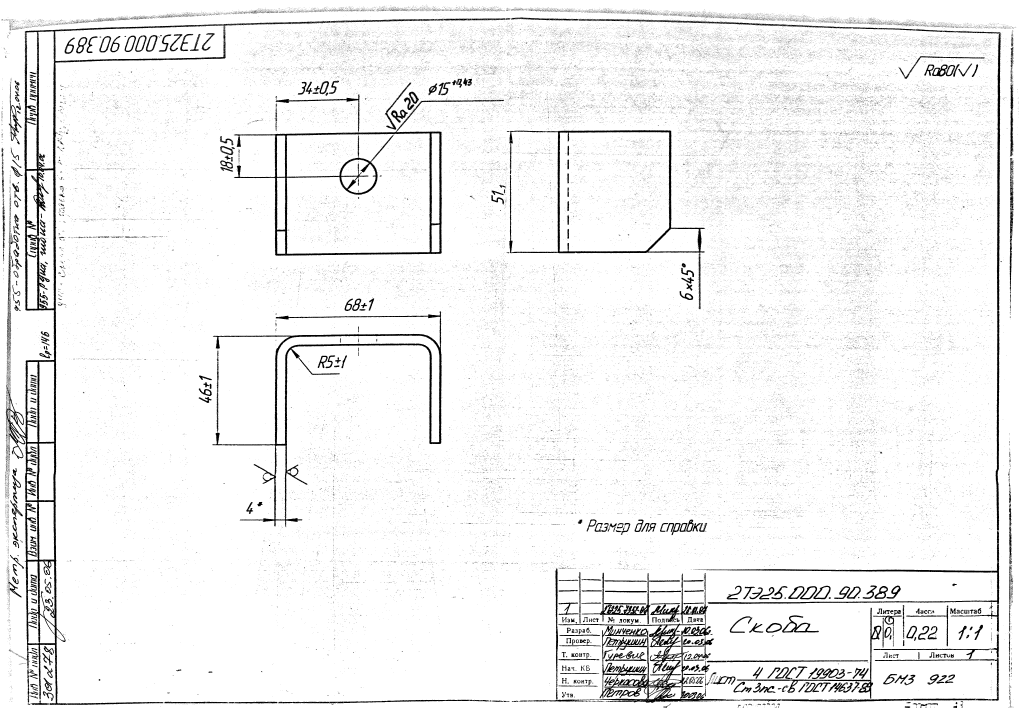
#> input picture service/unittests/ops_and_norms/БМЗ > 2ТЭ25-000-90-389.tif, 5120 x 3539 px (shown at 1/5 size)
$ python -i contour_extraction.py   (imports and definitions only)
#> lines starting #> are read from the running program, lines starting #| are printed output that depends on the picture; after the words box and inside, x2 and y2 are one past the last pixel; in counts of white or black regions, pixels touching at a corner belong together
### service/models/contour_extraction/detection.py
from PIL import Image

import cv2
import numpy as np

from pdf2image import convert_from_path


# [16 lines left out: functions load_image_from_path, load_image_from_pil, not called in this run]

def pil2cv(pil_img):
    return cv2.cvtColor(np.asarray(pil_img), cv2.COLOR_RGB2GRAY)


def cv2pil(cv_img):
    return Image.fromarray(cv_img)


class RectsBank:
    # nms provider
    def __init__(self, intersec_lim=0.2):
        self.rects = []
        self.limit = intersec_lim

    def intersects(self, bbox):
        for bb in self.rects:
            if self._intersection(bb, bbox) > self.limit:
                return True
        return False

    def add(self, bbox):
        self.rects.append(bbox)

    def _intersection(self, b1, b2):
        xa1,ya1,wa,ha = b1
        xb1,yb1,wb,hb = b2
        xa2, ya2 = xa1+wa, ya1+ha
        xb2, yb2 = xb1+wb, yb1+hb

        # i stands for intersection
        xi1 = max(xa1, xb1)
        yi1 = max(ya1, yb1)
        xi2 = min(xa2, xb2)
        yi2 = min(ya2, yb2)

        wi = xi2 - xi1
        hi = yi2 - yi1

        if wi <= 0 or hi <= 0:
            return 0.

        area = wi * hi
        minArea = min(wa*ha, wb*hb)
        return area/minArea


def find_conturs(cv_img):
    # return list of conturs bboxes in format [((x, y), (x1, y1)), ... ]
    EROSION = 3

    # binarization
    thresh_img = cv2.threshold(cv_img, thresh=254, maxval=255, type=cv2.THRESH_BINARY)[1]
    # erosion
    thresh_img = cv2.erode(thresh_img, kernel=np.ones((EROSION,EROSION), np.uint8))
    # finding conturs
    contours, hierarchy = cv2.findContours(thresh_img, cv2.RETR_TREE, cv2.CHAIN_APPROX_SIMPLE)

    bboxes = [cv2.boundingRect(c) for c in contours]
    top_bboxes = sorted(bboxes, key=lambda b: -b[2]*b[3])

    rects_drawn = RectsBank()
    bboxes = []
    clim = 5
    c = 0
    b=25 # border size in pixels
    for (x,y,w,h) in top_bboxes:
        if 0.6 > w*h/cv_img.size > 0.03:
            # some kind of nms
            if rects_drawn.intersects((x,y,w,h)):
                # do not need submodules
                continue
            c+=1
            rects_drawn.add((x,y,w,h))
            bbox = ((x-b,y-b),(x+w+b,y+h+b))
            bboxes.append(bbox)

        if c >= clim:
            break
    return bboxes


# [8 lines left out: function draw_conturs, not called in this run]


def crop_conturs(cv_img):
    # returns list of detail images
    details = []
    bboxes = find_conturs(cv_img)
    for c, bbox in enumerate(bboxes):
        (x, y), (x1, y1) = bbox
        detail = cv_img[y:y1, x:x1]
        if detail.size > 0:
            details.append(detail)
    return details

### service/models/contour_extraction/contour_extraction.py
import cv2
import numpy as np
from .detection import *
from .show import show


def hough_cleaning(img):
    img = img.copy()
    edges = cv2.Canny(img, 150, 200, 3, 5)
    lines = cv2.HoughLinesP(
        edges, 1, np.pi / 180, threshold=100, minLineLength=30, maxLineGap=30)
    if lines is not None:
        for line in lines:
            x1, y1, x2, y2 = line[0]
            cv2.line(img, (x1, y1), (x2, y2), (255, 255, 255), 10)
    return img


def process_morph(img, kernel):
    img = cv2.threshold(img, 200, 255, cv2.THRESH_BINARY)[1]
    k = np.ones((kernel, kernel))
    img = cv2.dilate(img, kernel=k)
    img = cv2.erode(img, kernel=k)
    img = cv2.morphologyEx(img, cv2.MORPH_CLOSE, k)
    return img


def get_thick_contour(img, threshold=0.15, kernel_stick=55, kernel=7, fixKernel=False):
    # преобразование для удаления тонких деталей с заданным ядром kernel.
    # обычно успех достигается с ядром 3-4
    img_re = process_morph(img, kernel)

    # все существующие контуры утолщаем как базу
    contours, hierarchy = cv2.findContours(img_re, cv2.RETR_TREE, cv2.CHAIN_APPROX_NONE)
    cv2.drawContours(img_re, contours[1:], -1, 0, 5)

    # преобразование для склеивания. ядро берется из параметров - по умолчанию 55,
    # подобранное перебором оптимальное значение
    k = np.ones((kernel_stick, kernel_stick))

    img_re = cv2.erode(img_re, kernel=k)
    img_re = cv2.dilate(img_re, kernel=k)

    # белая рамка для того, чтобы отсчечь контуры, прилипшие к краю.
    cv2.rectangle(img_re, (0, 0), (img_re.shape[1], img_re.shape[0]), (255, 255, 255), 60)
    # ищем замкнутые контуры
    contours, hierarchy = cv2.findContours(img_re, cv2.RETR_TREE, cv2.CHAIN_APPROX_NONE)


    # если мы не нашли контуров, то идем на новую итерацию
    if len(contours) < 2 and kernel > 1:
        return get_thick_contour(img, kernel_stick=kernel_stick, threshold=threshold, kernel=kernel - 1)
    elif len(contours) < 2 and kernel == 1:
        return [], kernel

    # ищем максимальный по площади окружающего квадрата контур
    get_area = lambda c: -c[2] * c[3]
    contour_sizes = [(get_area(cv2.boundingRect(contour)), contour) for contour in contours]
    b_contour = sorted(contour_sizes, key=lambda x: x[0])[1]


    # выходим если мы достигли исходного изображения,
    # или если найденный контур превосходит порог
    # или если мы зафиксировали размер ядра (для уточнения)
    if kernel == 1 or (-b_contour[0] / img.size > threshold) or fixKernel:
        return b_contour[1], kernel
    else:
        return get_thick_contour(img, kernel_stick=kernel_stick, threshold=threshold, kernel=kernel - 1)


# [45 lines left out: function get_detail_image, not called in this run]


# get circles
def hough_circle(img):
    img = hough_cleaning(img)
    rows = img.shape[0]
    circles = cv2.HoughCircles(img, cv2.HOUGH_GRADIENT, 1, rows / 8,
                               param1=100, param2=30,
                               minRadius=2, maxRadius=400)
    return circles


# [97 lines left out: functions draw_circles, get_inner_thick, get_detail_inner, draw_inner, get_arrows, draw_lines and 2 more, not called in this run]


def get_draw_countours(img, outer=False, inner=False, arrows=False):
    outer_contour, inner_contour, arrows = get_contours(img, outer, inner, arrows)
    return draw_detail_contours(img, outer_contour, inner_contour, True, arrows)


def get_contours_info(img, visualize=False):
    projections = crop_conturs(img)
    try:
        if visualize and projections is not None:
            for proj in projections:
                show(proj, get_draw_countours(proj, outer=True, inner=True))
        if projections is not None:
            projection_number = len(projections)
        else:
            projection_number = 0
        if projection_number>0:
            contours_lens = [cv2.arcLength(get_thick_contour(proj)[0],True) for proj in projections]
        else:
            contours_lens = np.NaN
        if projection_number>0 and hough_circle(projections[0]) is not None:
            holes_number = len(hough_circle(projections[0]))
        else:
            holes_number = 0
        return [projection_number, contours_lens, holes_number]
    except Exception as e:
        print ("countours", e)
        return [np.NaN, np.NaN, np.NaN]

>>> import cv2
>>> picture = cv2.imread('../../unittests/ops_and_norms/БМЗ > 2ТЭ25-000-90-389.tif', cv2.IMREAD_GRAYSCALE)
#> picture: shape (3539, 5120); 94.7% white; 122120 black regions (121301 under 20 px), largest, box (x1, y1, x2, y2) and area: (28, 93, 2218, 3525) 148293, (2792, 2865, 3633, 3514) 63519, (1061, 1557, 2208, 2636) 55551
>>> result = get_contours_info(picture)
#> in find_conturs, `thresh_img = cv2.erode(thresh_img, kernel=np.ones((EROSION,EROSION), n..`:
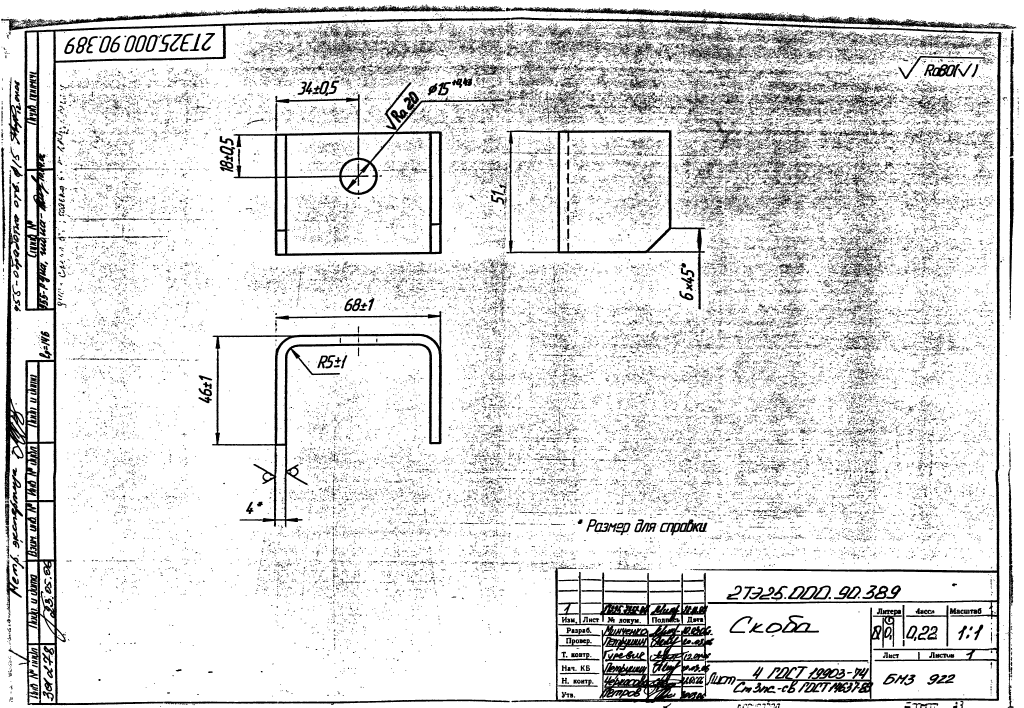
#> thresh_img: shape (3539, 5120) (shown at 1/5 size); 87% white; 51653 black regions (37651 under 20 px)
#> in find_conturs, `contours, hierarchy = cv2.findContours(thresh_img, cv2.RETR_TREE, cv2...`: contours = 57677 contours, 35255 with area under 20; largest, box (x1, y1, x2, y2) and area: (0, 0, 5120, 3539) 18107491, (22, 85, 5009, 3527) 1025977, (1166, 410, 2522, 1281) 539826, (2532, 648, 3529, 1548) 520874, (2799, 662, 3345, 1257) 313130
#> in find_conturs, `bboxes = [cv2.boundingRect(c) for c in contours]`: bboxes = 57677 items
#> the loop in find_conturs, `for (x,y,w,h) in top_bboxes:` made 57677 passes
#> (x, y, w, h) on passes 4 to 5: (1166, 410, 1356, 871), (2532, 648, 997, 900)
#> after the loop in find_conturs, `for (x,y,w,h) in top_bboxes:`: bboxes = [((1034, 1530), (2235, 2663)), ((1141, 385), (2547, 1306)), ((2507, 623), (3554, 1573))]; c = 3
#> the loop in crop_conturs, `for c, bbox in enumerate(bboxes):` made 3 passes
#> (x, y, x1, y1) on passes 1 to 3: (1034, 1530, 2235, 2663), (1141, 385, 2547, 1306), (2507, 623, 3554, 1573)
#> pass 1, in crop_conturs, `detail = cv_img[y:y1, x:x1]`:
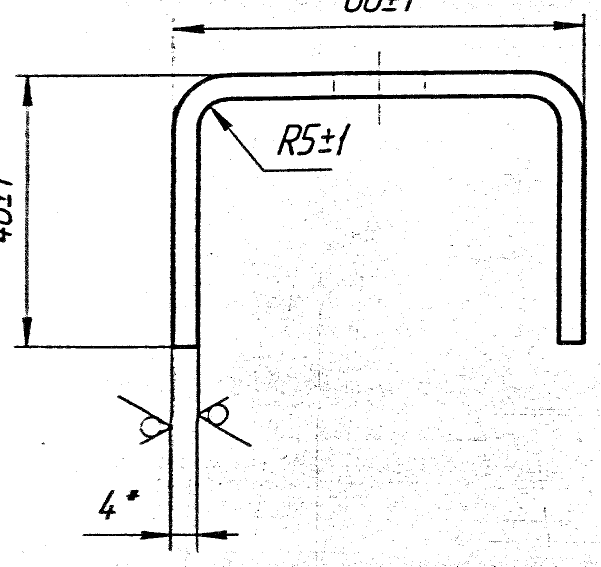
#> detail: shape (1133, 1201) (shown at 1/2 size); 94.9% white; 2636 black regions (2604 under 20 px), largest, box (x1, y1, x2, y2) and area: (27, 27, 1174, 1106) 55551, (49, 435, 58, 631) 1095, (554, 249, 605, 311) 1035
#> after the loop in crop_conturs, `for c, bbox in enumerate(bboxes):`: details = 3 items
#> in get_contours_info, `projection_number = len(projections)`: projection_number = 3
#> call 2 of get_thick_contour, with threshold = 0.15, kernel_stick = 55, kernel = 7, fixKernel = False
#> in get_thick_contour (call 2), `cv2.drawContours(img_re, contours[1:], -1, 0, 5)`:
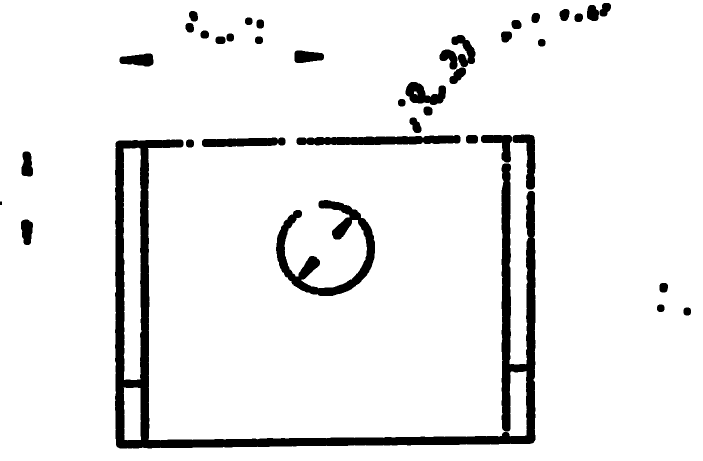
#> img_re: shape (921, 1406) (shown at 1/2 size); 92.8% white; 39 black regions, largest, box (x1, y1, x2, y2) and area: (230, 279, 1071, 897) 54395, (552, 400, 750, 592) 10533, (593, 270, 921, 291) 5082
#> call 3 of get_thick_contour, with threshold = 0.15, kernel_stick = 55, kernel = 7, fixKernel = False
#> in get_thick_contour (call 3), `cv2.drawContours(img_re, contours[1:], -1, 0, 5)`:
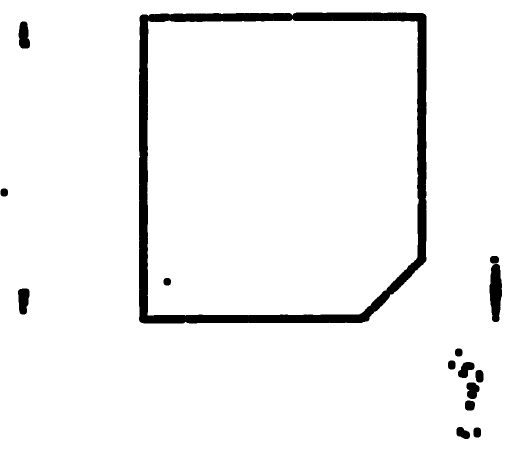
#> img_re: shape (950, 1047) (shown at 1/2 size); 95.4% white; 15 black regions, largest, box (x1, y1, x2, y2) and area: (278, 25, 853, 647) 38147, (979, 528, 1004, 644) 2257, (37, 43, 60, 97) 978
#> in get_thick_contour (call 3), `cv2.rectangle(img_re, (0, 0), (img_re.shape[1], img_re.shape[0]), (255..`:
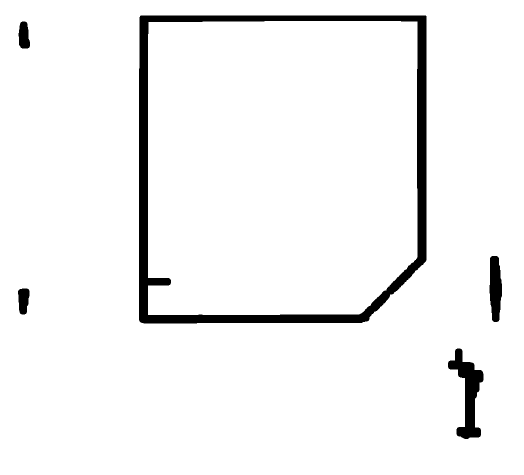
#> img_re: shape (950, 1047) (shown at 1/2 size); 95.3% white; 5 black regions
#> in get_contours_info, `contours_lens = [cv2.arcLength(get_thick_contour(proj)[0],True) for pr..`: contours_lens = [3703.5, 3478.9, 2321.6]
#> in hough_cleaning, `edges = cv2.Canny(img, 150, 200, 3, 5)`:
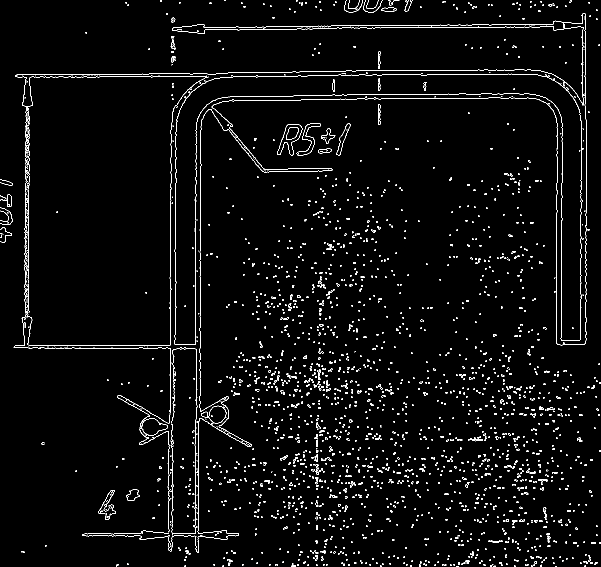
#> edges: shape (1133, 1201) (shown at 1/2 size); 3% white in thin lines or dots
#> in hough_cleaning, `lines = cv2.HoughLinesP( edges, 1, np.pi / 180, threshold=100, minLine..`: lines = 97 rows, first 6: [892, 148, 1070, 148], [407, 54, 531, 54], [400, 836, 400, 363], [32, 153, 351, 153], [391, 1098, 391, 881], [390, 697, 390, 397]
#> the loop in hough_cleaning, `for line in lines:` made 97 passes
#> after the loop in hough_cleaning, `for line in lines:`:
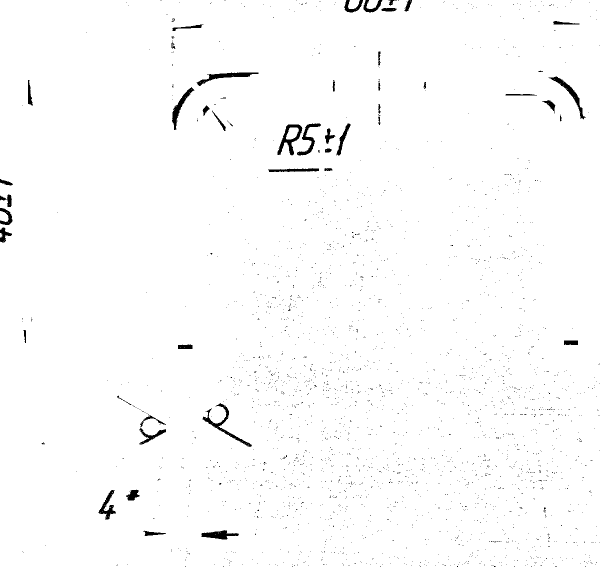
#> img: shape (1133, 1201) (shown at 1/2 size); 98.6% white; 2440 black regions (2392 under 20 px), largest, box (x1, y1, x2, y2) and area: (405, 806, 504, 894) 1069, (554, 249, 605, 311) 1035, (393, 145, 517, 172) 965
#> in hough_circle, `circles = cv2.HoughCircles(img, cv2.HOUGH_GRADIENT, 1, rows / 8, param..`: circles = 17 rows, first 8: [816.5, 720.5, 274], [815.5, 877.5, 219.6], [895.5, 559.5, 398.3], [468.5, 569.5, 310.2], [421.5, 966.5, 108], [674.5, 695.5, 127.9], [619.5, 478.5, 141.8], [594.5, 858.5, 103.6]
#> the loop in hough_cleaning (call 2), `for line in lines:` made 97 passes
#> in get_contours_info, `holes_number = len(hough_circle(projections[0]))`: holes_number = 1
#> result = [3, [3703.5, 3478.9, 2321.6], 1]

$ run again, on service/unittests/ops_and_norms/НЭВЗ > 7ТН.242.096.tif
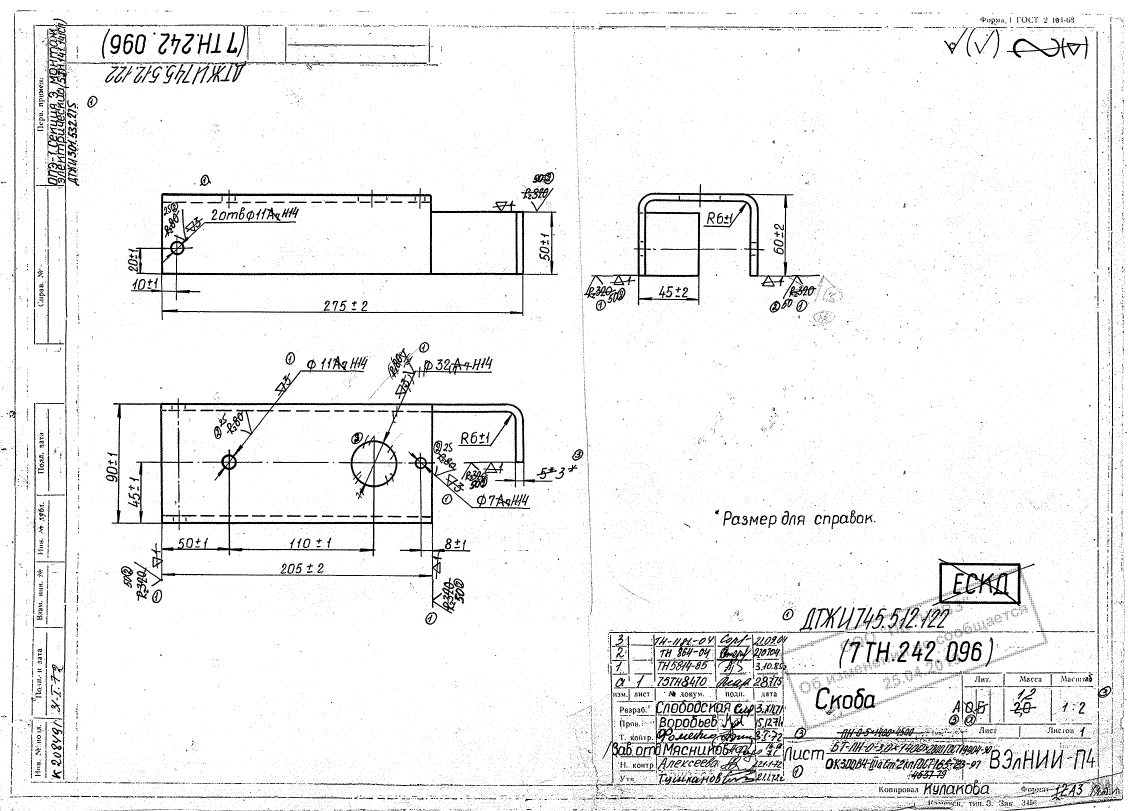
#> input picture service/unittests/ops_and_norms/НЭВЗ > 7ТН.242.096.tif, 3385 x 2433 px (shown at 1/3 size)
#> picture: shape (2433, 3385); 94.4% white; 30072 black regions (28785 under 20 px), largest, box (x1, y1, x2, y2) and area: (335, 1044, 1658, 1841) 68515, (393, 564, 1674, 960) 32467, (1752, 552, 2460, 916) 20950
#> thresh_img: shape (2433, 3385); 88.1% white; 14055 black regions (11834 under 20 px)
#> in find_conturs, `contours, hierarchy = cv2.findContours(thresh_img, cv2.RETR_TREE, cv2...`: contours = 15914 contours, 11429 with area under 20; largest, box (x1, y1, x2, y2) and area: (0, 0, 3385, 2433) 7787285, (312, 1023, 1660, 1843) 546606, (381, 552, 1676, 962) 409978, (490, 588, 1289, 819) 163559, (691, 1216, 1197, 1565) 131970
#> in find_conturs, `bboxes = [cv2.boundingRect(c) for c in contours]`: bboxes = 15914 items, first 6: (3034, 2432, 5, 1), (2595, 2432, 2, 1), (2547, 2432, 2, 1), (2530, 2432, 2, 1), (2489, 2432, 1, 1), (2435, 2432, 1, 1)
#> top_bboxes = 15914 items, first 6: (0, 0, 3385, 2433), (312, 1023, 1348, 820), (105, 54, 709, 903), (381, 552, 1295, 410), (2351, 1731, 783, 447), (1750, 550, 712, 368)
#> the loop in find_conturs, `for (x,y,w,h) in top_bboxes:` made 15914 passes
#> (x, y, w, h) on passes 3, 5, 6: (105, 54, 709, 903), (2351, 1731, 783, 447), (1750, 550, 712, 368)
#> after the loop in find_conturs, `for (x,y,w,h) in top_bboxes:`: bboxes = [((287, 998), (1685, 1868)), ((80, 29), (839, 982)), ((2326, 1706), (3159, 2203)), ((1725, 525), (2487, 943))]; c = 4
#> the loop in crop_conturs, `for c, bbox in enumerate(bboxes):` made 4 passes
#> (x, y, x1, y1) on passes 1 to 4: (287, 998, 1685, 1868), (80, 29, 839, 982), (2326, 1706, 3159, 2203), (1725, 525, 2487, 943)
#> after the loop in crop_conturs, `for c, bbox in enumerate(bboxes):`: details = 4 items
#> projection_number = 4
#> contours_lens = [4572.7, 2504, 1555.4, 2063.7]
#> in hough_cleaning, `edges = cv2.Canny(img, 150, 200, 3, 5)`:
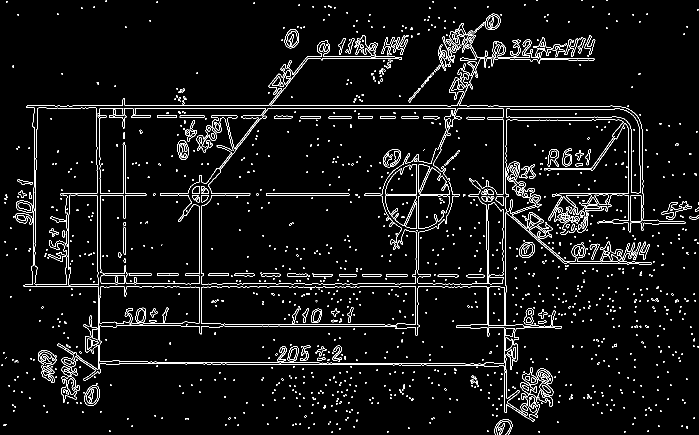
#> edges: shape (870, 1398) (shown at 1/2 size); 4.5% white in thin lines or dots
#> lines = 170 rows, first 6: [54, 211, 996, 211], [72, 573, 1012, 573], [1017, 390, 1104, 390], [121, 390, 729, 390], [196, 567, 1011, 567], [193, 217, 548, 217]
#> the loop in hough_cleaning, `for line in lines:` made 170 passes
#> after the loop in hough_cleaning, `for line in lines:`:
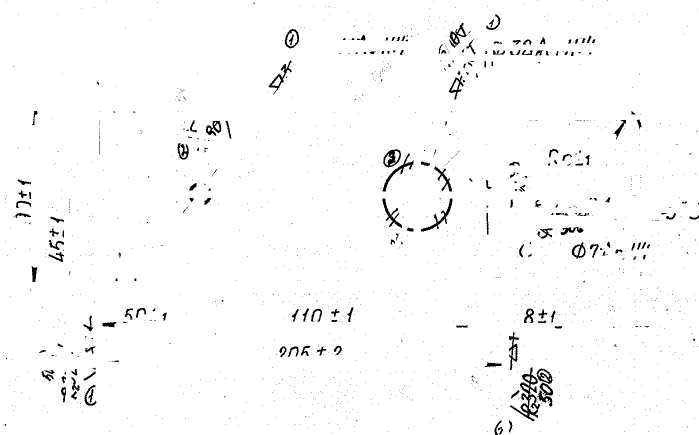
#> img: shape (870, 1398) (shown at 1/2 size); 98% white; 1401 black regions (1238 under 20 px), largest, box (x1, y1, x2, y2) and area: (1020, 735, 1080, 843) 1642, (842, 397, 905, 463) 666, (765, 307, 827, 383) 642
#> circles = 31 rows, first 8: [833.5, 396.5, 67.1], [850.5, 603.5, 293.9], [972.5, 588.5, 245.9], [1161.5, 628.5, 169.2], [1089.5, 273.5, 193.6], [748.5, 709.5, 285.8], [1127.5, 734.5, 107.7], [750.5, 244.5, 225.3]
#> the loop in hough_cleaning (call 2), `for line in lines:` made 170 passes
#> holes_number = 1
#> result = [4, [4572.7, 2504, 1555.4, 2063.7], 1]
